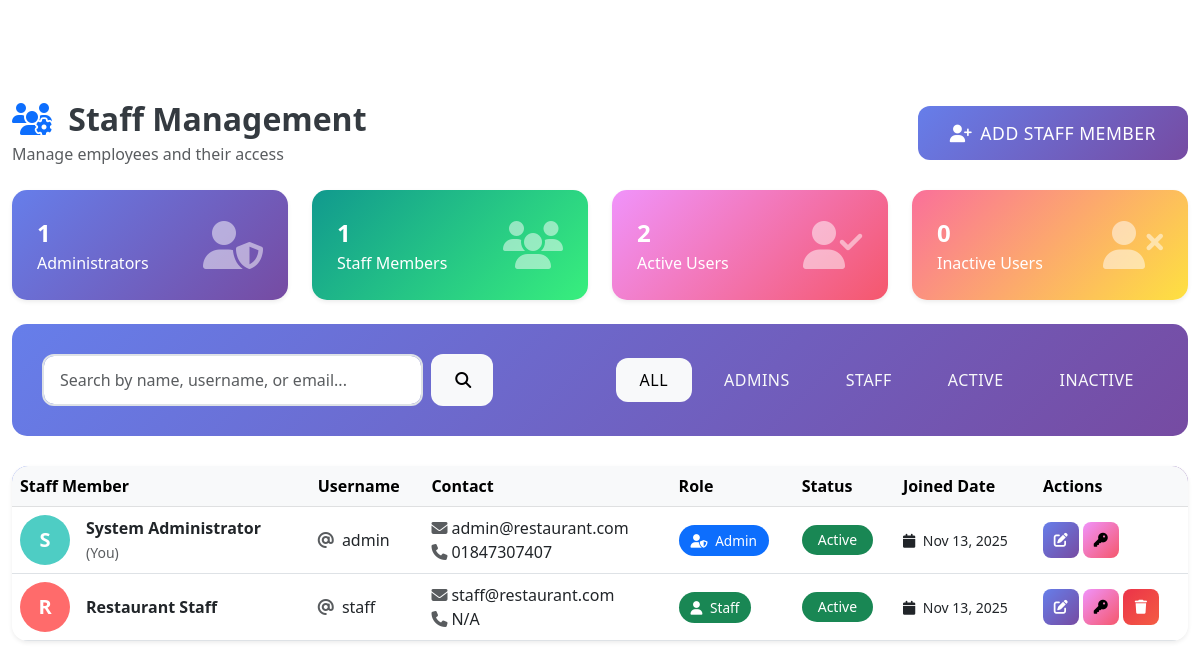
Screenshot of /admin/staff_management.php (signed in) with the database file from the repository.
### tables this page shows
CREATE TABLE `users` (
  `user_id` int(11) NOT NULL,
  `username` varchar(50) NOT NULL,
  `password` varchar(255) NOT NULL,
  `full_name` varchar(100) NOT NULL,
  `email` varchar(100) NOT NULL,
  `phone` varchar(15) DEFAULT NULL,
  `role` enum('admin','staff','customer') DEFAULT 'customer',
  `status` enum('active','inactive') DEFAULT 'active',
  `created_at` timestamp NOT NULL DEFAULT current_timestamp()
);

### admin/staff_management.php (the view, shortened to what this page needs)
<?php
try {
    $database = new Database();
    $db = $database->connect();
    $filter_role = $_GET['role'] ?? 'all';
    $filter_status = $_GET['status'] ?? 'all';
    $search_query = $_GET['search'] ?? '';
    $query = "SELECT * FROM users WHERE role IN ('admin', 'staff')";
    $query .= " ORDER BY created_at DESC";
    $stmt = $db->prepare($query);
    $stmt->execute();
    $staff_members = $stmt->fetchAll(PDO::FETCH_ASSOC);
    $stats_query = "SELECT
                    COUNT(CASE WHEN role = 'admin' THEN 1 END) as admin_count,
                    COUNT(CASE WHEN role = 'staff' THEN 1 END) as staff_count,
                    COUNT(CASE WHEN status = 'active' THEN 1 END) as active_count,
                    COUNT(CASE WHEN status = 'inactive' THEN 1 END) as inactive_count
                    FROM users WHERE role IN ('admin', 'staff')";
    $stats = $db->query($stats_query)->fetch(PDO::FETCH_ASSOC);
} catch(PDOException $e) {
    $error_message = 'Database error: ' . $e->getMessage();
    $staff_members = [];
    $stats = ['admin_count' => 0, 'staff_count' => 0, 'active_count' => 0, 'inactive_count' => 0];
}
?>
<!DOCTYPE html>
<html lang="en">
<head>
    <link href="https://cdn.jsdelivr.net/npm/bootstrap@5.3.0/dist/css/bootstrap.min.css" rel="stylesheet">
    <link rel="stylesheet" href="https://cdnjs.cloudflare.com/ajax/libs/font-awesome/6.4.0/css/all.min.css">
    <link rel="stylesheet" href="../assets/css/style.css">
</head>
<body>
    <div class="container-fluid py-4">
        <div class="d-flex justify-content-between align-items-center mb-4">
            <div>
                <h2 class="mb-1">
                    <i class="fas fa-users-cog text-primary me-2"></i>
                    Staff Management
                </h2>
                <p class="text-muted mb-0">Manage employees and their access</p>
            </div>
            <button class="btn btn-primary btn-lg" data-bs-toggle="modal" data-bs-target="#addStaffModal">
                <i class="fas fa-user-plus me-2"></i>Add Staff Member
            </button>
        </div>
        <div class="row g-4 mb-4">
            <div class="col-lg-3 col-md-6">
                <div class="card stat-card shadow-sm" style="background: linear-gradient(135deg, #667eea 0%, #764ba2 100%); color: white;">
                    <div class="d-flex justify-content-between align-items-center">
                        <div>
                            <div class="fs-4 fw-bold"><?php echo $stats['admin_count']; ?></div>
                            <div class="opacity-90">Administrators</div>
                        </div>
                        <div>
                            <i class="fas fa-user-shield fa-3x opacity-50"></i>
                        </div>
                    </div>
                </div>
            </div>
            <div class="col-lg-3 col-md-6">
                <div class="card stat-card shadow-sm" style="background: linear-gradient(135deg, #11998e 0%, #38ef7d 100%); color: white;">
                    <div class="d-flex justify-content-between align-items-center">
                        <div>
                            <div class="fs-4 fw-bold"><?php echo $stats['staff_count']; ?></div>
                            <div class="opacity-90">Staff Members</div>
                        </div>
                        <div>
                            <i class="fas fa-users fa-3x opacity-50"></i>
                        </div>
                    </div>
                </div>
            </div>
            <div class="col-lg-3 col-md-6">
                <div class="card stat-card shadow-sm" style="background: linear-gradient(135deg, #f093fb 0%, #f5576c 100%); color: white;">
                    <div class="d-flex justify-content-between align-items-center">
                        <div>
                            <div class="fs-4 fw-bold"><?php echo $stats['active_count']; ?></div>
                            <div class="opacity-90">Active Users</div>
                        </div>
                        <div>
                            <i class="fas fa-user-check fa-3x opacity-50"></i>
                        </div>
                    </div>
                </div>
            </div>
            <div class="col-lg-3 col-md-6">
                <div class="card stat-card shadow-sm" style="background: linear-gradient(135deg, #fa709a 0%, #fee140 100%); color: white;">
                    <div class="d-flex justify-content-between align-items-center">
                        <div>
                            <div class="fs-4 fw-bold"><?php echo $stats['inactive_count']; ?></div>
                            <div class="opacity-90">Inactive Users</div>
                        </div>
                        <div>
                            <i class="fas fa-user-times fa-3x opacity-50"></i>
                        </div>
                    </div>
                </div>
            </div>
        </div>
        <div class="filter-section">
            <div class="row align-items-center">
                <div class="col-md-5 mb-3 mb-md-0">
                    <form method="GET" class="d-flex">
                        <input type="text" name="search" class="form-control me-2"
                               placeholder="Search by name, username, or email..."
                               value="<?php echo htmlspecialchars($search_query); ?>">
                        <button type="submit" class="btn btn-light">
                            <i class="fas fa-search"></i>
                        </button>
                    </form>
                </div>
                <div class="col-md-7">
                    <div class="d-flex gap-2 flex-wrap justify-content-md-end">
                        <a href="?" class="btn <?php echo ($filter_role == 'all' && $filter_status == 'all') ? 'btn-light' : 'btn-outline-light'; ?>">
                            All
                        </a>
                        <a href="?role=admin" class="btn <?php echo $filter_role == 'admin' ? 'btn-light' : 'btn-outline-light'; ?>">
                            Admins
                        </a>
                        <a href="?role=staff" class="btn <?php echo $filter_role == 'staff' ? 'btn-light' : 'btn-outline-light'; ?>">
                            Staff
                        </a>
                        <a href="?status=active" class="btn <?php echo $filter_status == 'active' ? 'btn-light' : 'btn-outline-light'; ?>">
                            Active
                        </a>
                        <a href="?status=inactive" class="btn <?php echo $filter_status == 'inactive' ? 'btn-light' : 'btn-outline-light'; ?>">
                            Inactive
                        </a>
                    </div>
                </div>
            </div>
        </div>
        <div class="card shadow-sm">
            <div class="card-body p-0">
                <div class="table-responsive">
                    <table class="table table-hover mb-0 align-middle">
                        <thead class="table-light">
                            <tr>
                                <th>Staff Member</th>
                                <th>Username</th>
                                <th>Contact</th>
                                <th>Role</th>
                                <th>Status</th>
                                <th>Joined Date</th>
                                <th>Actions</th>
                            </tr>
                        </thead>
                        <tbody>
                            <?php if (!empty($staff_members)): ?>
                                <?php foreach($staff_members as $staff): ?>
                                <?php
                                $colors = ['#667eea', '#11998e', '#f093fb', '#fa709a', '#ff6b6b', '#4ecdc4'];
                                $color = $colors[ord($staff['full_name'][0]) % count($colors)];
                                $initials = strtoupper(substr($staff['full_name'], 0, 1));
                                ?>
                                <tr>
                                    <td>
                                        <div class="d-flex align-items-center">
                                            <div class="staff-avatar me-3" style="background: <?php echo $color; ?>;">
                                                <?php echo $initials; ?>
                                            </div>
                                            <div>
                                                <div class="fw-semibold"><?php echo htmlspecialchars($staff['full_name']); ?></div>
                                                <?php if ($staff['user_id'] == $_SESSION['user_id']): ?>
                                                <small class="text-muted">(You)</small>
                                                <?php endif; ?>
                                            </div>
                                        </div>
                                    </td>
                                    <td>
                                        <i class="fas fa-at text-muted me-1"></i>
                                        <?php echo htmlspecialchars($staff['username']); ?>
                                    </td>
                                    <td>
                                        <div><i class="fas fa-envelope text-muted me-1"></i><?php echo htmlspecialchars($staff['email']); ?></div>
                                        <div><i class="fas fa-phone text-muted me-1"></i><?php echo htmlspecialchars($staff['phone'] ?? 'N/A'); ?></div>
                                    </td>
                                    <td>
                                        <span class="role-badge <?php echo $staff['role'] == 'admin' ? 'bg-primary' : 'bg-success'; ?> text-white">
                                            <i class="fas fa-<?php echo $staff['role'] == 'admin' ? 'user-shield' : 'user'; ?> me-1"></i>
                                            <?php echo ucfirst($staff['role']); ?>
                                        </span>
                                    </td>
                                    <td>
                                        <form method="POST" style="display: inline;">
                                            <button type="submit" name="toggle_status"
                                                    class="badge <?php echo $staff['status'] == 'active' ? 'bg-success' : 'bg-danger'; ?> border-0"
                                                    style="cursor: pointer;"
                                                    <?php echo $staff['user_id'] == $_SESSION['user_id'] ? 'disabled' : ''; ?>>
                                                <?php echo ucfirst($staff['status']); ?>
                                            </button>
                                        </form>
                                    </td>
                                    <td>
                                        <small>
                                            <i class="fas fa-calendar me-1"></i>
                                            <?php echo date('M j, Y', strtotime($staff['created_at'])); ?>
                                        </small>
                                    </td>
                                    <td>
                                        <div class="d-flex gap-1">
                                            <button class="btn btn-sm btn-primary action-btn"
                                                    onclick='editStaff(<?php echo json_encode($staff); ?>)'
                                                    title="Edit">
                                                <i class="fas fa-edit"></i>
                                            </button>
                                            <button class="btn btn-sm btn-warning action-btn"
                                                    onclick="resetPassword(<?php echo $staff['user_id']; ?>, '<?php echo htmlspecialchars($staff['full_name']); ?>')"
                                                    title="Reset Password">
                                                <i class="fas fa-key"></i>
                                            </button>
                                            <?php if ($staff['user_id'] != $_SESSION['user_id']): ?>
                                            <button class="btn btn-sm btn-danger action-btn"
                                                    onclick="deleteStaff(<?php echo $staff['user_id']; ?>, '<?php echo htmlspecialchars($staff['full_name']); ?>')"
                                                    title="Delete">
                                                <i class="fas fa-trash"></i>
                                            </button>
                                            <?php endif; ?>
                                        </div>
                                    </td>
                                </tr>
                                <?php endforeach; ?>
                            <?php endif; ?>
                        </tbody>
                    </table>
                </div>
            </div>
        </div>
    </div>
</body>
</html>

### rows the page displays
users: full_name "S", full_name "System Administrator", shows "(You)", username "admin", email "admin@restaurant.com", phone "01847307407", role "Admin", status "Active", created_at "Nov 13, 2025"
users: full_name "R", full_name "Restaurant Staff", username "staff", email "staff@restaurant.com", phone "N/A", role "Staff", status "Active", created_at "Nov 13, 2025"

### other values shown
$stats['admin_count'] "1"
$stats['staff_count'] "1"
$stats['active_count'] "2"
$stats['inactive_count'] "0"
